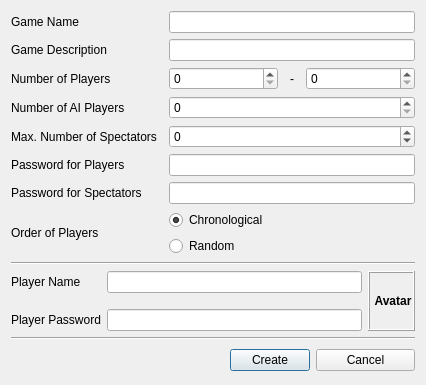
<ui version="4.0" >
 <class>CreateGameDialog</class>
 <widget class="QDialog" name="CreateGameDialog" >
  <property name="geometry" >
   <rect>
    <x>0</x>
    <y>0</y>
    <width>426</width>
    <height>385</height>
   </rect>
  </property>
  <property name="sizePolicy" >
   <sizepolicy vsizetype="Fixed" hsizetype="Fixed" >
    <horstretch>0</horstretch>
    <verstretch>0</verstretch>
   </sizepolicy>
  </property>
  <property name="windowTitle" >
   <string>Create a game</string>
  </property>
  <layout class="QGridLayout" name="gridLayout" >
   <item row="0" column="0" colspan="2" >
    <widget class="QLabel" name="label" >
     <property name="toolTip" >
      <string/>
     </property>
     <property name="text" >
      <string>Game Name</string>
     </property>
     <property name="buddy" >
      <cstring>lineEditGameName</cstring>
     </property>
    </widget>
   </item>
   <item row="0" column="2" colspan="4" >
    <widget class="QLineEdit" name="lineEditGameName" >
     <property name="sizePolicy" >
      <sizepolicy vsizetype="Fixed" hsizetype="Preferred" >
       <horstretch>0</horstretch>
       <verstretch>0</verstretch>
      </sizepolicy>
     </property>
    </widget>
   </item>
   <item row="1" column="0" colspan="2" >
    <widget class="QLabel" name="label_2" >
     <property name="text" >
      <string>Game Description</string>
     </property>
     <property name="buddy" >
      <cstring>lineEditGameDescription</cstring>
     </property>
    </widget>
   </item>
   <item row="1" column="2" colspan="4" >
    <widget class="QLineEdit" name="lineEditGameDescription" >
     <property name="sizePolicy" >
      <sizepolicy vsizetype="Fixed" hsizetype="Preferred" >
       <horstretch>0</horstretch>
       <verstretch>0</verstretch>
      </sizepolicy>
     </property>
    </widget>
   </item>
   <item row="2" column="0" colspan="2" >
    <widget class="QLabel" name="label_3" >
     <property name="text" >
      <string>Number of Players</string>
     </property>
     <property name="buddy" >
      <cstring>spinBoxMinPlayers</cstring>
     </property>
    </widget>
   </item>
   <item row="2" column="2" colspan="4" >
    <layout class="QHBoxLayout" name="horizontalLayout" >
     <item>
      <widget class="QSpinBox" name="spinBoxMinPlayers" />
     </item>
     <item>
      <widget class="QLabel" name="label_4" >
       <property name="maximumSize" >
        <size>
         <width>16</width>
         <height>16777215</height>
        </size>
       </property>
       <property name="text" >
        <string>-</string>
       </property>
       <property name="alignment" >
        <set>Qt::AlignCenter</set>
       </property>
       <property name="buddy" >
        <cstring>spinBoxMaxPlayers</cstring>
       </property>
      </widget>
     </item>
     <item>
      <widget class="QSpinBox" name="spinBoxMaxPlayers" />
     </item>
    </layout>
   </item>
   <item rowspan="2" row="5" column="2" colspan="4" >
    <widget class="QLineEdit" name="lineEditGamePasswordPlayers" >
     <property name="sizePolicy" >
      <sizepolicy vsizetype="Fixed" hsizetype="Preferred" >
       <horstretch>0</horstretch>
       <verstretch>0</verstretch>
      </sizepolicy>
     </property>
    </widget>
   </item>
   <item row="8" column="2" colspan="4" >
    <layout class="QVBoxLayout" name="verticalLayout" >
     <item>
      <widget class="QRadioButton" name="radioButtonOrderChronological" >
       <property name="text" >
        <string>Chronological</string>
       </property>
       <property name="checked" >
        <bool>true</bool>
       </property>
      </widget>
     </item>
     <item>
      <widget class="QRadioButton" name="radioButtonOrderRandom" >
       <property name="text" >
        <string>Random</string>
       </property>
      </widget>
     </item>
    </layout>
   </item>
   <item row="10" column="1" colspan="4" >
    <widget class="QLineEdit" name="lineEditPlayerName" />
   </item>
   <item row="14" column="0" colspan="3" >
    <spacer name="horizontalSpacer" >
     <property name="orientation" >
      <enum>Qt::Horizontal</enum>
     </property>
     <property name="sizeType" >
      <enum>QSizePolicy::Preferred</enum>
     </property>
     <property name="sizeHint" stdset="0" >
      <size>
       <width>213</width>
       <height>28</height>
      </size>
     </property>
    </spacer>
   </item>
   <item row="14" column="3" >
    <widget class="QPushButton" name="pushButtonCreate" >
     <property name="text" >
      <string>Create</string>
     </property>
    </widget>
   </item>
   <item row="14" column="4" colspan="2" >
    <widget class="QPushButton" name="pushButtonCancel" >
     <property name="text" >
      <string>Cancel</string>
     </property>
    </widget>
   </item>
   <item row="3" column="0" colspan="2" >
    <widget class="QLabel" name="label_8" >
     <property name="text" >
      <string>Number of AI Players</string>
     </property>
     <property name="buddy" >
      <cstring>spinBoxAIPlayers</cstring>
     </property>
    </widget>
   </item>
   <item row="3" column="2" colspan="4" >
    <widget class="QSpinBox" name="spinBoxAIPlayers" />
   </item>
   <item row="10" column="0" >
    <widget class="QLabel" name="label_7" >
     <property name="sizePolicy" >
      <sizepolicy vsizetype="Preferred" hsizetype="Preferred" >
       <horstretch>0</horstretch>
       <verstretch>0</verstretch>
      </sizepolicy>
     </property>
     <property name="text" >
      <string>Player Name</string>
     </property>
     <property name="buddy" >
      <cstring>lineEditPlayerName</cstring>
     </property>
    </widget>
   </item>
   <item row="12" column="0" >
    <widget class="QLabel" name="label_9" >
     <property name="toolTip" >
      <string>You can set your password here. This password will be required to reconnect to your player in case of disconnection.</string>
     </property>
     <property name="text" >
      <string>Player Password</string>
     </property>
     <property name="buddy" >
      <cstring>lineEditPlayerPassword</cstring>
     </property>
    </widget>
   </item>
   <item rowspan="3" row="10" column="5" >
    <widget class="client::SelectPlayerIconWidget" name="selectPlayerIconWidget" >
     <property name="frameShape" >
      <enum>QFrame::Box</enum>
     </property>
     <property name="frameShadow" >
      <enum>QFrame::Raised</enum>
     </property>
     <property name="text" >
      <string>&lt;!DOCTYPE HTML PUBLIC "-//W3C//DTD HTML 4.0//EN" "http://www.w3.org/TR/REC-html40/strict.dtd">
&lt;html>&lt;head>&lt;meta name="qrichtext" content="1" />&lt;style type="text/css">
p, li { white-space: pre-wrap; }
&lt;/style>&lt;/head>&lt;body style=" font-family:'DejaVu Sans'; font-size:9pt; font-weight:400; font-style:normal;">
&lt;p align="center" style=" margin-top:0px; margin-bottom:0px; margin-left:0px; margin-right:0px; -qt-block-indent:0; text-indent:0px;">&lt;span style=" font-weight:600;">Avatar&lt;/span>&lt;/p>&lt;/body>&lt;/html></string>
     </property>
    </widget>
   </item>
   <item row="12" column="1" colspan="4" >
    <widget class="QLineEdit" name="lineEditPlayerPassword" />
   </item>
   <item row="13" column="0" colspan="6" >
    <widget class="Line" name="line_2" >
     <property name="orientation" >
      <enum>Qt::Horizontal</enum>
     </property>
    </widget>
   </item>
   <item row="7" column="0" colspan="2" >
    <widget class="QLabel" name="label_11" >
     <property name="toolTip" >
      <string>This is the password that is required to join the game as a spectator.</string>
     </property>
     <property name="text" >
      <string>Password for Spectators</string>
     </property>
     <property name="buddy" >
      <cstring>lineEditGamePasswordSpectators</cstring>
     </property>
    </widget>
   </item>
   <item row="7" column="2" colspan="4" >
    <widget class="QLineEdit" name="lineEditGamePasswordSpectators" >
     <property name="sizePolicy" >
      <sizepolicy vsizetype="Fixed" hsizetype="Preferred" >
       <horstretch>0</horstretch>
       <verstretch>0</verstretch>
      </sizepolicy>
     </property>
    </widget>
   </item>
   <item row="4" column="2" colspan="4" >
    <widget class="QSpinBox" name="spinBoxMaxSpectators" >
     <property name="specialValueText" >
      <string>Infinity</string>
     </property>
     <property name="minimum" >
      <number>-1</number>
     </property>
    </widget>
   </item>
   <item row="8" column="0" colspan="2" >
    <widget class="QLabel" name="label_6" >
     <property name="text" >
      <string>Order of Players</string>
     </property>
     <property name="buddy" >
      <cstring>radioButtonOrderChronological</cstring>
     </property>
    </widget>
   </item>
   <item row="4" column="0" colspan="2" >
    <widget class="QLabel" name="label_12" >
     <property name="text" >
      <string>Max. Number of Spectators</string>
     </property>
     <property name="buddy" >
      <cstring>spinBoxMaxSpectators</cstring>
     </property>
    </widget>
   </item>
   <item row="9" column="0" colspan="6" >
    <widget class="Line" name="line" >
     <property name="orientation" >
      <enum>Qt::Horizontal</enum>
     </property>
    </widget>
   </item>
   <item rowspan="2" row="5" column="0" colspan="2" >
    <widget class="QLabel" name="label_5" >
     <property name="toolTip" >
      <string>This is the password that is required to join the game as a player.</string>
     </property>
     <property name="text" >
      <string>Password for Players</string>
     </property>
     <property name="buddy" >
      <cstring>lineEditGamePasswordPlayers</cstring>
     </property>
    </widget>
   </item>
  </layout>
  <zorder>label</zorder>
  <zorder>lineEditGameName</zorder>
  <zorder>label_2</zorder>
  <zorder>lineEditGameDescription</zorder>
  <zorder>label_3</zorder>
  <zorder>lineEditGamePasswordPlayers</zorder>
  <zorder>lineEditPlayerName</zorder>
  <zorder>pushButtonCreate</zorder>
  <zorder>pushButtonCancel</zorder>
  <zorder>label_8</zorder>
  <zorder>spinBoxAIPlayers</zorder>
  <zorder>label_7</zorder>
  <zorder>label_9</zorder>
  <zorder>selectPlayerIconWidget</zorder>
  <zorder>lineEditPlayerPassword</zorder>
  <zorder>line_2</zorder>
  <zorder>label_11</zorder>
  <zorder>lineEditGamePasswordSpectators</zorder>
  <zorder>spinBoxMaxSpectators</zorder>
  <zorder>label_6</zorder>
  <zorder>label_12</zorder>
  <zorder>line</zorder>
  <zorder>label_5</zorder>
 </widget>
 <customwidgets>
  <customwidget>
   <class>client::SelectPlayerIconWidget</class>
   <extends>QLabel</extends>
   <header>selectplayericonwidget.h</header>
  </customwidget>
 </customwidgets>
 <tabstops>
  <tabstop>lineEditGameName</tabstop>
  <tabstop>lineEditGameDescription</tabstop>
  <tabstop>spinBoxMinPlayers</tabstop>
  <tabstop>spinBoxMaxPlayers</tabstop>
  <tabstop>spinBoxAIPlayers</tabstop>
  <tabstop>spinBoxMaxSpectators</tabstop>
  <tabstop>lineEditGamePasswordPlayers</tabstop>
  <tabstop>lineEditGamePasswordSpectators</tabstop>
  <tabstop>radioButtonOrderChronological</tabstop>
  <tabstop>radioButtonOrderRandom</tabstop>
  <tabstop>lineEditPlayerName</tabstop>
  <tabstop>lineEditPlayerPassword</tabstop>
  <tabstop>pushButtonCreate</tabstop>
  <tabstop>pushButtonCancel</tabstop>
 </tabstops>
 <resources/>
 <connections>
  <connection>
   <sender>pushButtonCancel</sender>
   <signal>clicked()</signal>
   <receiver>CreateGameDialog</receiver>
   <slot>close()</slot>
   <hints>
    <hint type="sourcelabel" >
     <x>345</x>
     <y>156</y>
    </hint>
    <hint type="destinationlabel" >
     <x>311</x>
     <y>143</y>
    </hint>
   </hints>
  </connection>
 </connections>
</ui>
